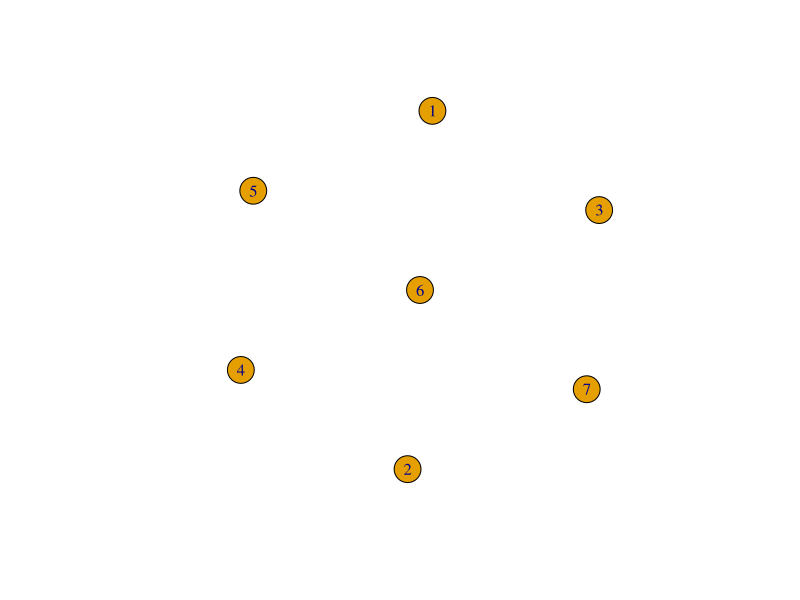
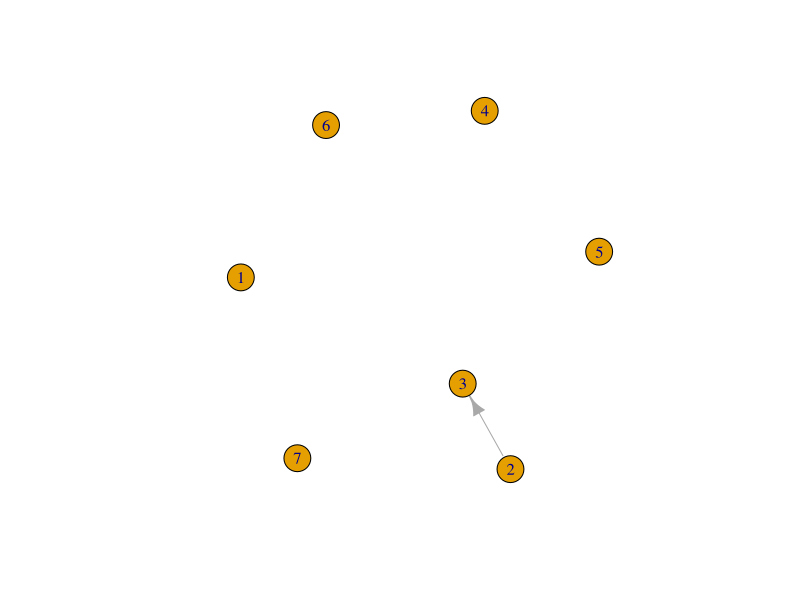
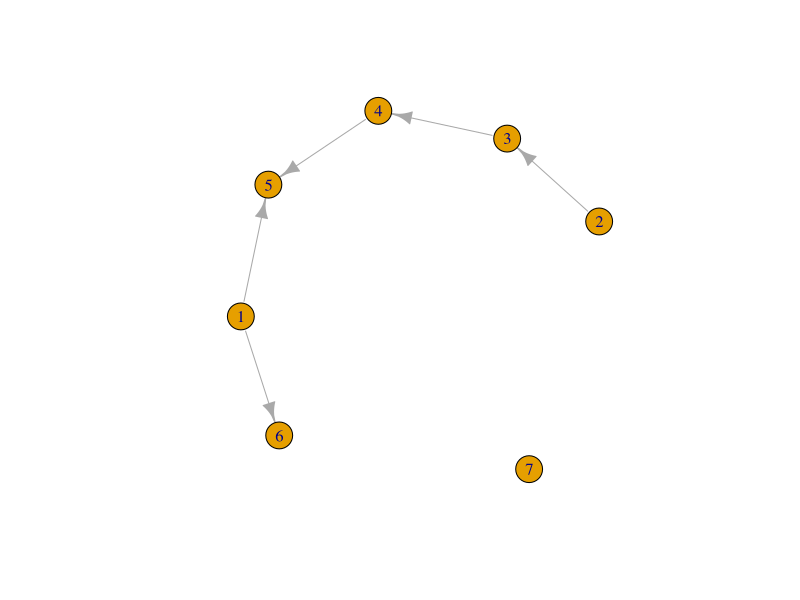
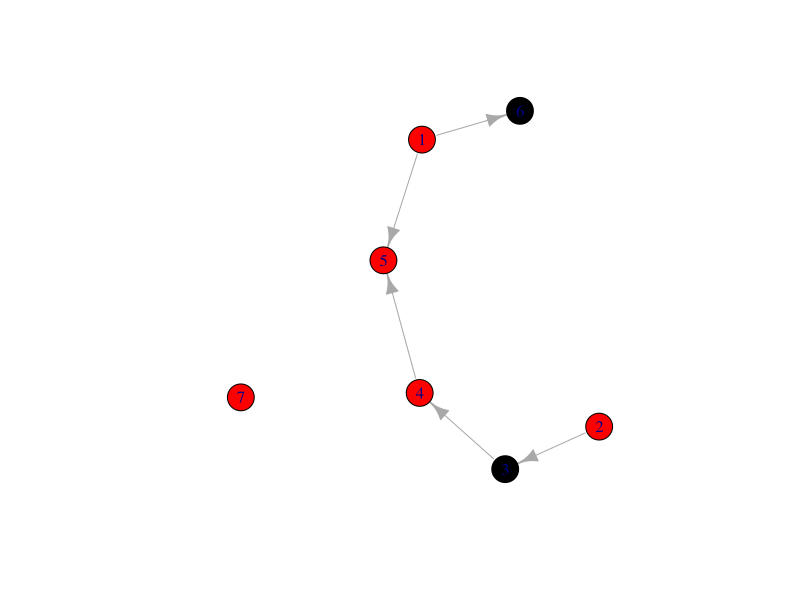

R code for these plots, in order:
install.packages("igraph")
library(igraph)

g <- graph.empty() 
plot(g)

g <- add.vertices(g,7) # ajout de 7 noeuds
plot(g)

g <- add.edges(g,c(2,3)) # ajout de arete 2->3
plot(g)

g <- add.edges(g,c(1,5,1,6,3,4,4,5)) # ajout de aretes 
plot(g)

V(g)$color <- sample( c("red", "black"), vcount(g), rep=TRUE)
plot(g)
